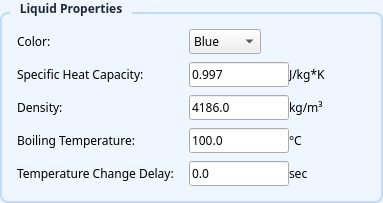
                      <widget class="QGroupBox" name="groupBox_liquid">
                       <property name="font">
                        <font>
                         <family>Segoe UI,Arial,sans-serif</family>
                         <weight>75</weight>
                         <bold>true</bold>
                        </font>
                       </property>
                       <property name="styleSheet">
                        <string notr="true">
                          QGroupBox {
                            border: 2px solid #bfdbfe;
                            border-radius: 8px;
                            margin-top: 12px;
                            background-color: #eff6ff;
                          }
                          QGroupBox::title {
                            color: #1e293b;
                            subcontrol-origin: margin;
                            left: 10px;
                            padding: 0 8px;
                          }
                        </string>
                       </property>
                       <property name="title">
                        <string>Liquid Properties</string>
                       </property>
                       <layout class="QFormLayout" name="formLayout_liquid">
                        <property name="horizontalSpacing">
                         <number>15</number>
                        </property>
                        <property name="verticalSpacing">
                         <number>8</number>
                        </property>
                        <property name="leftMargin">
                         <number>15</number>
                        </property>
                        <property name="topMargin">
                         <number>15</number>
                        </property>
                        <property name="rightMargin">
                         <number>15</number>
                        </property>
                        <property name="bottomMargin">
                         <number>15</number>
                        </property>
                        <item row="0" column="0">
                         <widget class="QLabel" name="label_31">
                          <property name="font">
                           <font>
                            <family>Segoe UI,Arial,sans-serif</family>
                           </font>
                          </property>
                          <property name="text">
                           <string>Color:</string>
                          </property>
                         </widget>
                        </item>
                        <item row="0" column="1">
                         <layout class="QHBoxLayout" name="horizontalLayout_23">
                          <item>
                           <widget class="QComboBox" name="colorDropDown">
                            <property name="font">
                             <font>
                              <family>Segoe UI,Arial,sans-serif</family>
                             </font>
                            </property>
                            <property name="currentText">
                             <string>Blue</string>
                            </property>
                            <item>
                             <property name="text">
                              <string comment="#0000FF">Blue</string>
                             </property>
                            </item>
                            <item>
                             <property name="text">
                              <string>Red</string>
                             </property>
                            </item>
                            <item>
                             <property name="text">
                              <string>Green</string>
                             </property>
                            </item>
                            <item>
                             <property name="text">
                              <string>Yellow</string>
                             </property>
                            </item>
                            <item>
                             <property name="text">
                              <string>Orange</string>
                             </property>
                            </item>
                            <item>
                             <property name="text">
                              <string>Purple</string>
                             </property>
                            </item>
                            <item>
                             <property name="text">
                              <string>Gray</string>
                             </property>
                            </item>
                           </widget>
                          </item>
                          <item>
                           <spacer name="horizontalSpacer_9">
                            <property name="orientation">
                             <enum>Qt::Horizontal</enum>
                            </property>
                            <property name="sizeHint" stdset="0">
                             <size>
                              <width>40</width>
                              <height>20</height>
                             </size>
                            </property>
                           </spacer>
                          </item>
                         </layout>
                        </item>
                        <item row="1" column="0">
                         <widget class="QLabel" name="label_48">
                          <property name="font">
                           <font>
                            <family>Segoe UI,Arial,sans-serif</family>
                           </font>
                          </property>
                          <property name="text">
                           <string>Specific Heat Capacity:</string>
                          </property>
                         </widget>
                        </item>
                        <item row="1" column="1">
                         <layout class="QHBoxLayout" name="horizontalLayout_37">
                          <item>
                           <widget class="QLineEdit" name="specificHeatCapacity">
                            <property name="maximumSize">
                             <size>
                              <width>100</width>
                              <height>16777215</height>
                             </size>
                            </property>
                            <property name="font">
                             <font>
                              <family>Segoe UI,Arial,sans-serif</family>
                             </font>
                            </property>
                            <property name="text">
                             <string>0.997</string>
                            </property>
                           </widget>
                          </item>
                          <item>
                           <widget class="QLabel" name="label_49">
                            <property name="font">
                             <font>
                              <family>Segoe UI,Arial,sans-serif</family>
                             </font>
                            </property>
                            <property name="text">
                             <string>J/kg*K</string>
                            </property>
                           </widget>
                          </item>
                          <item>
                           <spacer name="horizontalSpacer_29">
                            <property name="orientation">
                             <enum>Qt::Horizontal</enum>
                            </property>
                            <property name="sizeHint" stdset="0">
                             <size>
                              <width>40</width>
                              <height>20</height>
                             </size>
                            </property>
                           </spacer>
                          </item>
                         </layout>
                        </item>
                        <item row="2" column="0">
                         <widget class="QLabel" name="label_46">
                          <property name="font">
                           <font>
                            <family>Segoe UI,Arial,sans-serif</family>
                           </font>
                          </property>
                          <property name="text">
                           <string>Density:</string>
                          </property>
                         </widget>
                        </item>
                        <item row="2" column="1">
                         <layout class="QHBoxLayout" name="horizontalLayout_36">
                          <item>
                           <widget class="QLineEdit" name="specificWeightEntry">
                            <property name="maximumSize">
                             <size>
                              <width>100</width>
                              <height>16777215</height>
                             </size>
                            </property>
                            <property name="font">
                             <font>
                              <family>Segoe UI,Arial,sans-serif</family>
                             </font>
                            </property>
                            <property name="text">
                             <string>4186.0</string>
                            </property>
                           </widget>
                          </item>
                          <item>
                           <widget class="QLabel" name="label_47">
                            <property name="font">
                             <font>
                              <family>Segoe UI,Arial,sans-serif</family>
                             </font>
                            </property>
                            <property name="text">
                             <string>kg/m³</string>
                            </property>
                           </widget>
                          </item>
                          <item>
                           <spacer name="horizontalSpacer_28">
                            <property name="orientation">
                             <enum>Qt::Horizontal</enum>
                            </property>
                            <property name="sizeHint" stdset="0">
                             <size>
                              <width>40</width>
                              <height>20</height>
                             </size>
                            </property>
                           </spacer>
                          </item>
                         </layout>
                        </item>
                        <item row="3" column="0">
                         <widget class="QLabel" name="label_50">
                          <property name="font">
                           <font>
                            <family>Segoe UI,Arial,sans-serif</family>
                           </font>
                          </property>
                          <property name="text">
                           <string>Boiling Temperature:</string>
                          </property>
                         </widget>
                        </item>
                        <item row="3" column="1">
                         <layout class="QHBoxLayout" name="horizontalLayout_38">
                          <item>
                           <widget class="QLineEdit" name="boilingTempEntry">
                            <property name="maximumSize">
                             <size>
                              <width>100</width>
                              <height>16777215</height>
                             </size>
                            </property>
                            <property name="font">
                             <font>
                              <family>Segoe UI,Arial,sans-serif</family>
                             </font>
                            </property>
                            <property name="text">
                             <string>100.0</string>
                            </property>
                           </widget>
                          </item>
                          <item>
                           <widget class="QLabel" name="label_51">
                            <property name="font">
                             <font>
                              <family>Segoe UI,Arial,sans-serif</family>
                             </font>
                            </property>
                            <property name="text">
                             <string>°C</string>
                            </property>
                           </widget>
                          </item>
                          <item>
                           <spacer name="horizontalSpacer_30">
                            <property name="orientation">
                             <enum>Qt::Horizontal</enum>
                            </property>
                            <property name="sizeHint" stdset="0">
                             <size>
                              <width>40</width>
                              <height>20</height>
                             </size>
                            </property>
                           </spacer>
                          </item>
                         </layout>
                        </item>
                        <item row="4" column="0">
                         <widget class="QLabel" name="label_44">
                          <property name="font">
                           <font>
                            <family>Segoe UI,Arial,sans-serif</family>
                           </font>
                          </property>
                          <property name="text">
                           <string>Temperature Change Delay:</string>
                          </property>
                         </widget>
                        </item>
                        <item row="4" column="1">
                         <layout class="QHBoxLayout" name="horizontalLayout_35">
                          <item>
                           <widget class="QLineEdit" name="timeDelayTempEntry">
                            <property name="maximumSize">
                             <size>
                              <width>100</width>
                              <height>16777215</height>
                             </size>
                            </property>
                            <property name="font">
                             <font>
                              <family>Segoe UI,Arial,sans-serif</family>
                             </font>
                            </property>
                            <property name="text">
                             <string>0.0</string>
                            </property>
                           </widget>
                          </item>
                          <item>
                           <widget class="QLabel" name="label_45">
                            <property name="font">
                             <font>
                              <family>Segoe UI,Arial,sans-serif</family>
                             </font>
                            </property>
                            <property name="text">
                             <string>sec</string>
                            </property>
                           </widget>
                          </item>
                          <item>
                           <spacer name="horizontalSpacer_27">
                            <property name="orientation">
                             <enum>Qt::Horizontal</enum>
                            </property>
                            <property name="sizeHint" stdset="0">
                             <size>
                              <width>40</width>
                              <height>20</height>
                             </size>
                            </property>
                           </spacer>
                          </item>
                         </layout>
                        </item>
                       </layout>
                      </widget>
